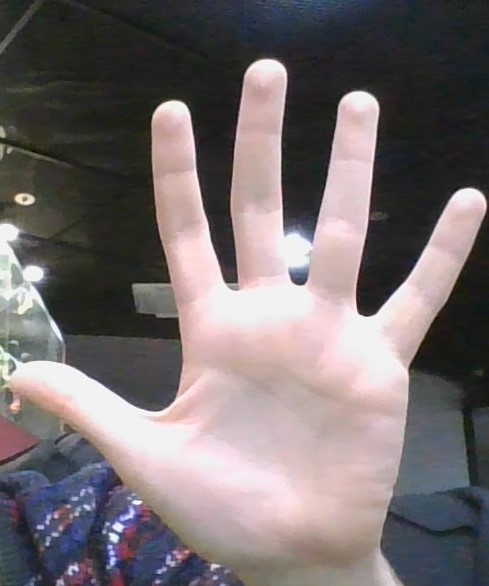
#> input picture Games/rps/hand.jpg, 489 x 586 px, given in place of the camera
$ python FingersNumberDetector.py
#> lines starting #> are read from the running program, lines starting #| are printed output that depends on the picture; after the words box and inside, x2 and y2 are one past the last pixel; in counts of white or black regions, pixels touching at a corner belong together
import cv2
import math
import numpy as np
import pyautogui


class FingersNumberDetector:

    def __init__(self):
        pyautogui.PAUSE = 0

        self.isHandHistCreated = False
        self.isBgCaptured = False
        self.bgSubThreshold = 30

        # Background subtractor learning rate
        self.bgSubtractorLr = 0

        self.xs = [6.0/20.0, 9.0/20.0, 12.0/20.0]
        self.ys = [9.0/20.0, 10.0/20.0, 11.0/20.0]

        # Gamma correction lookUpTable
        # Increase the contrast
        gamma = 3
        self.lookUpTable = np.empty((1,256), np.uint8)
        for i in range(256):
            self.lookUpTable[0,i] = np.clip(pow(i / 255.0, gamma) * 255.0, 0, 255)

    # [14 lines left out: function createHandHistogram, not called in this run]

    def drawRect(self, frame):
        rows, cols, _ = frame.shape

        for x in self.xs:
            for y in self.ys:
                x0, y0 = int(x*rows), int(y*cols)
                cv2.rectangle(frame, (y0, x0), (y0 + 20, x0 + 20), (0, 255, 0), 1)

    # [64 lines left out: functions histMasking, getCentroid, getMaxContours, threshold, bgSubMasking, getMaskAreaRatio, not called in this run]

    def setupFrame(self, frame_width, frame_height):
        """self.x0 and self.y0 are top left corner coordinates
        self.width and self.height are the width and height the ROI
        """
        x, y = 0.0, 0.4
        self.x0 = int(frame_width*x)
        self.y0 = int(frame_height*y)
        self.width = 260
        self.height = 260

    # [87 lines left out: functions countFingers, calculateAngle, execute, detectHand, not called in this run]

    def startDetecting(self):
        cap = cv2.VideoCapture(0)

        frame_width = int(cap.get(cv2.CAP_PROP_FRAME_WIDTH))
        frame_height = int(cap.get(cv2.CAP_PROP_FRAME_HEIGHT))
        self.setupFrame(frame_width, frame_height)

        while cap.isOpened():
            ret, frame = cap.read()
#> frame is the input picture: shape (586, 489, 3); mean B, G, R 110.3, 108.7, 116.9

            # Increase the contrast
            # frame = cv2.convertScaleAbs(frame, alpha=3, beta=-500)

            # Gamma corection
            # Increase the contrast
            frame = cv2.LUT(frame, self.lookUpTable)
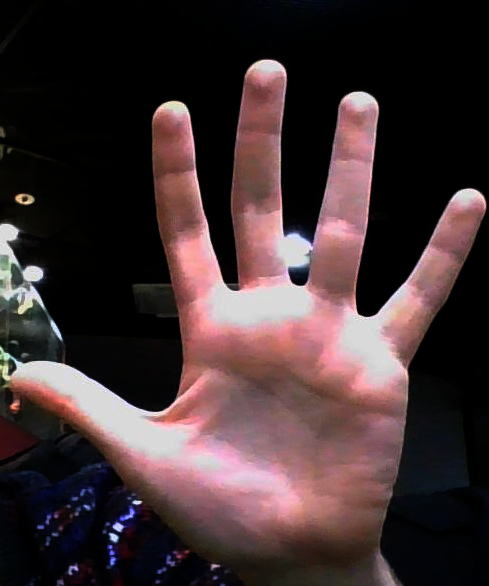
#> frame: shape (586, 489, 3); mean B, G, R 51.1, 49.6, 66

            cv2.rectangle(frame, (self.x0, self.y0), (self.x0 + self.width - 1, self.y0 + self.height - 1), (255, 0, 0), 2)
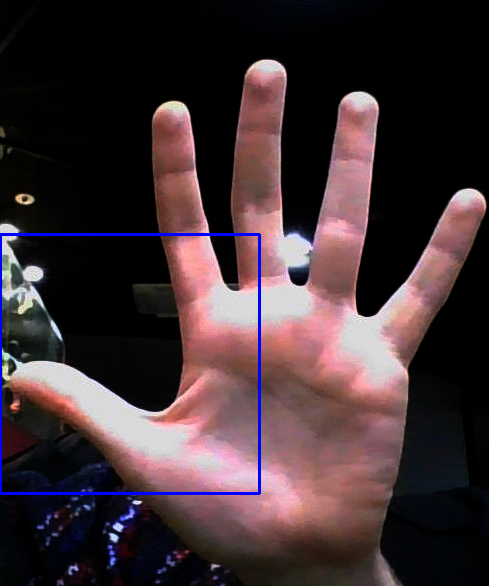
#> frame: shape (586, 489, 3); 0.99% of pixels changed, all inside (x1, y1, x2, y2) = (0, 233, 261, 495)

            k = cv2.waitKey(1) & 0xFF
#> (key q is pressed here)

            if k == ord("z"):
                self.isHandHistCreated = True
                handHist = self.createHandHistogram(frame)
            elif k == ord('b'):
                self.bgSubtractor = cv2.createBackgroundSubtractorMOG2(10, self.bgSubThreshold)
                self.isBgCaptured = True
            elif k == ord("r"):
                self.bgSubtractor = None
                self.isBgCaptured = False

            if self.isHandHistCreated and self.isBgCaptured:
                self.detectHand(frame, handHist)
            elif not self.isHandHistCreated:
                self.drawRect(frame)
#> after the loop in drawRect, `for x in self.xs:`:
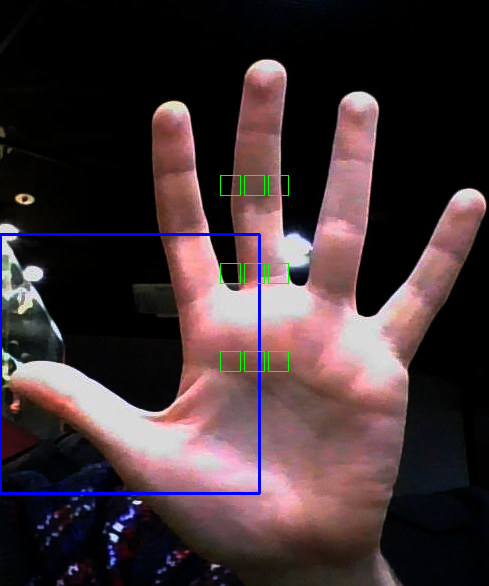
#> frame: shape (586, 489, 3); 0.25% of pixels changed, all inside (x1, y1, x2, y2) = (220, 175, 289, 372)

            cv2.imshow("Output", frame)
            if k == ord("q"):
                break
            elif k == ord("j"):
                self.y0 = min(self.y0 + 20, frame_height - self.height)
            elif k == ord("k"):
                self.y0 = max(self.y0 - 20, 0)
            elif k == ord("h"):
                self.x0 = max(self.x0 - 20, 0)
            elif k == ord("l"):
                self.x0 = min(self.x0 + 20, frame_width - self.width)

        cap.release()
        cv2.destroyAllWindows()

if __name__ == "__main__":
    detector = FingersNumberDetector()
    detector.startDetecting()
